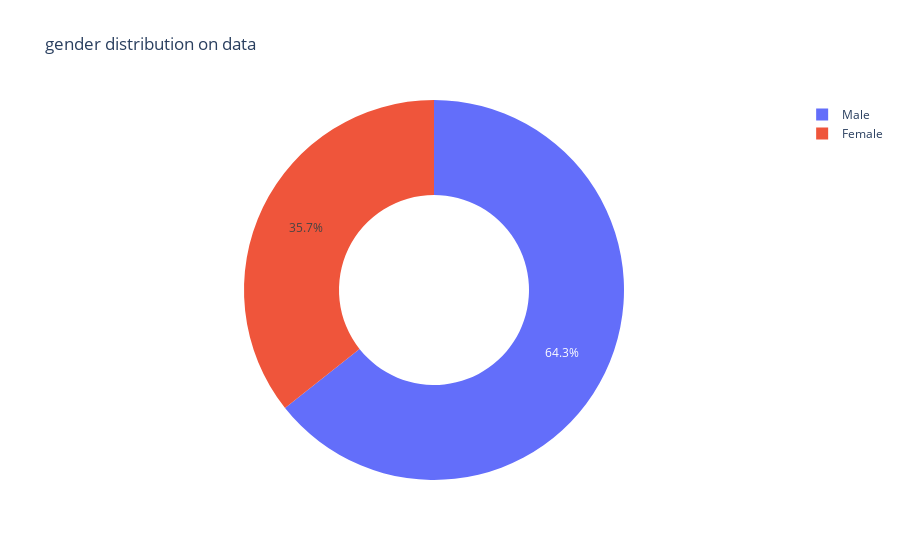

Notebook source saved alongside this figure:
### Code cell
#donut chart
px.pie(gender_count,
       gender_count.index,
       gender_count.values,
       hole=0.5,
       title='gender distribution on data'
)

### Figure 1 — Plotly figure (JSON) as saved in the notebook; plotly's stock layout.template omitted (floating-point values rounded to 4 significant figures)
{"data": [{"domain": {"x": [0, 1], "y": [0, 1]}, "hole": 0.5, "hovertemplate": "sex=%{label}<br>value=%{value}<extra></extra>", "labels": ["Male", "Female"], "legendgroup": "", "name": "", "showlegend": true, "type": "pie", "values": [157, 87]}], "layout": {"legend": {"tracegroupgap": 0}, "title": {"text": "gender distribution on data"}}}
